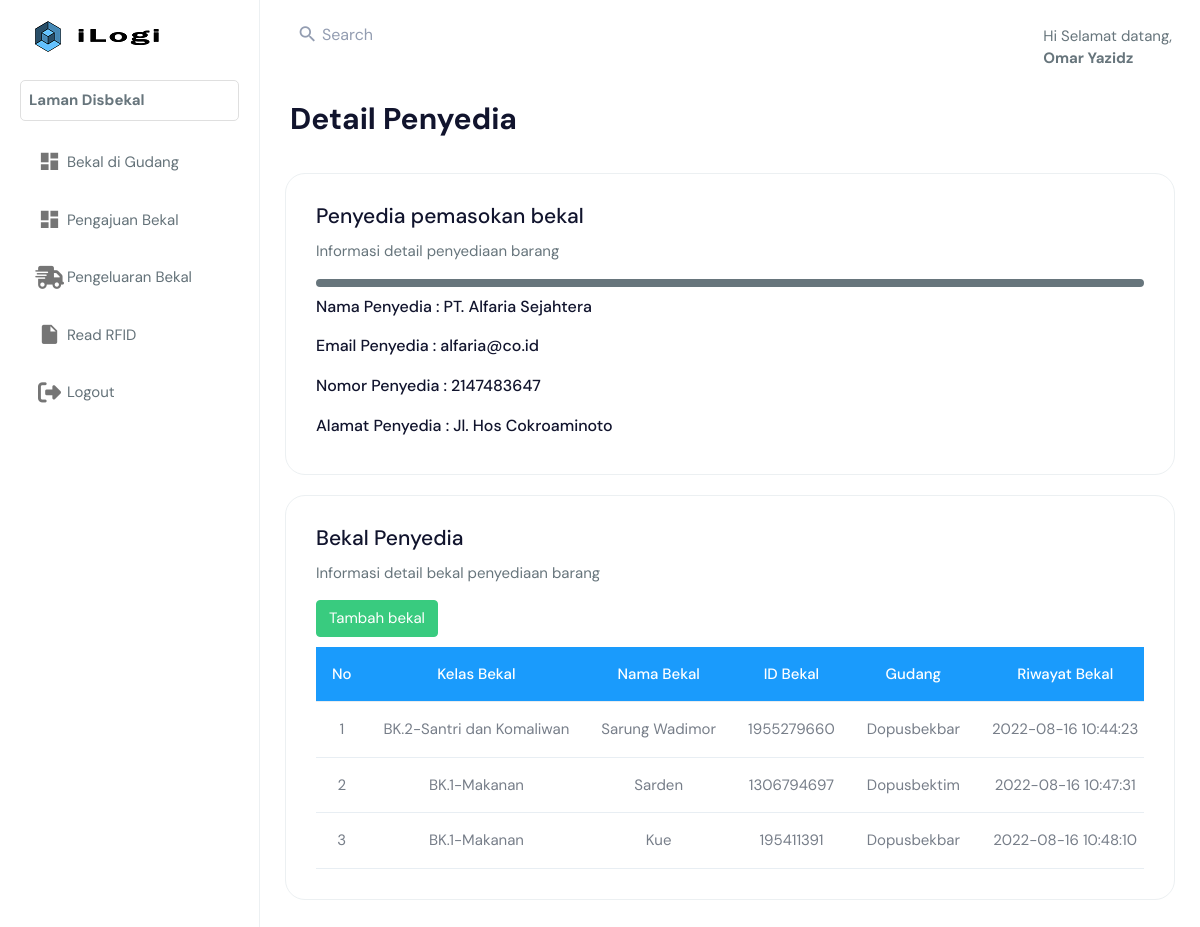
Page /index.php?page=disbekal/daftar_penyedia/detail_penyedia.php&id_penyedia=292375694 (signed in) on the committed database.
### tables this page shows
CREATE TABLE `penyedia_barang` (
  `id_penyedia` int(11) NOT NULL,
  `nama_penyedia` varchar(255) NOT NULL,
  `email_penyedia` varchar(255) NOT NULL,
  `no_penyedia` int(11) NOT NULL,
  `alamat_penyedia` varchar(255) NOT NULL,
  `tanggal_terdaftar` datetime NOT NULL
);

CREATE TABLE `bekal_penyedia` (
  `id_bekal_penyedia` int(11) NOT NULL,
  `id_penyedia` int(11) NOT NULL,
  `kelas_bekal` varchar(255) NOT NULL,
  `nama_bekal` varchar(255) NOT NULL,
  `id_bekal` int(11) NOT NULL,
  `harga` int(11) NOT NULL,
  `stok_bekal` int(11) NOT NULL,
  `tahun` int(11) NOT NULL,
  `nama_gudang` varchar(50) NOT NULL,
  `created_at` datetime NOT NULL,
  `updated_at` datetime NOT NULL
);

### disbekal/daftar_penyedia/detail_penyedia.php (the view, shortened to what this page needs)
<?php
include 'database.php';
$id_penyedia = isset($_GET['id_penyedia']) ? $_GET['id_penyedia'] : false;
if($id_penyedia){
    $query_penyedia = mysqli_query($koneksi,"SELECT * FROM penyedia_barang WHERE id_penyedia = '".$_GET['id_penyedia']."'");
    $row = mysqli_fetch_assoc($query_penyedia);
    $nama_penyedia = $row['nama_penyedia'];
    $email_penyedia = $row['email_penyedia'];
    $no_penyedia = $row['no_penyedia'];
    $alamat_penyedia = $row['alamat_penyedia'];
}
?>
<!DOCTYPE html>
<html dir="ltr" lang="en">
<body>
    <div class="page-wrapper">
        <div class="page-breadcrumb">
            <div class="row align-items-center">
                <div class="col-6">
                    <h1 class="mb-0 fw-bold">Detail Penyedia</h1>
                </div>
            </div>
        </div>
        <div class="container-fluid">
            <div class="row">
                <div class="col-12">
                    <div class="card">
                        <div class="card-body">
                            <div class="d-md-flex">
                                <div>
                                    <h4 class="card-title">Penyedia pemasokan bekal</h4>
                                    <p>Informasi detail penyediaan barang</p>
                                </div>
                            </div>
                            <div style="border:4px solid;border-radius:7px;"></div>
                            <div style="margin-top:10px;">
                                <h5 style="margin-bottom:20px;">Nama Penyedia  : <?php echo $nama_penyedia ?> </h5>
                                <h5 style="margin-bottom:20px;">Email Penyedia : <?php echo $email_penyedia ?></h5>
                                <h5 style="margin-bottom:20px;">Nomor Penyedia : <?php echo $no_penyedia ?></h5>
                                <h5>Alamat Penyedia : <?php echo $alamat_penyedia ?></h5>
                            </div>
                        </div>
                    </div>
                </div>
            </div>
            <div class="row">
                <div class="col-12">
                    <div class="card">
                        <div class="card-body">
                            <div class="d-md-flex">
                                <div>
                                    <h4 class="card-title">Bekal Penyedia</h4>
                                    <p>Informasi detail bekal penyediaan barang</p>
                                </div>
                            </div>
                            <div class="table-responsive">
                                <a href="<?php echo BASE_URL."index.php?page=disbekal/daftar_penyedia/barang_penyedia.php&id_penyedia=".$_GET['id_penyedia']."" ?>" class="btn btn-success" style="margin-bottom:10px;">Tambah bekal</a>
                                <table class="table mb-0 table-hover align-middle text-nowrap">
                                    <thead style="background-color:#1a9bfc;">
                                        <tr>
                                            <th class="border-top-0" style="color:white; text-align:center;">No</th>
                                            <th class="border-top-0" style="color:white; text-align:center;">Kelas Bekal</th>
                                            <th class="border-top-0" style="color:white; text-align:center;">Nama Bekal</th>
                                            <th class="border-top-0" style="color:white; text-align:center;">ID Bekal</th>
                                            <th class="border-top-0" style="color:white; text-align:center;">Gudang</th>
                                            <th class="border-top-0" style="color:white; text-align:center;">Riwayat Bekal</th>
                                        </tr>
                                    </thead>
                                    <tbody>
                                    <?php
                                            include 'database.php';
                                            $no = 1;
                                            $sql = mysqli_query($koneksi,"SELECT * FROM bekal_penyedia LEFT JOIN penyedia_barang USING(id_penyedia) WHERE id_penyedia = '".$_GET['id_penyedia']."'");
                                            if (mysqli_num_rows($sql) > 0 ) {
                                            while ($row = mysqli_fetch_array($sql)){
                                        ?>
                                            <tr>
                                            <td style="text-align:center"><?php echo $no++ ?></td>
                                            <td style="text-align:center"><?php echo $row['kelas_bekal']?></td>
                                            <td style="text-align:center"><?php echo $row['nama_bekal']?></td>
                                            <td style="text-align:center"><?php echo $row['id_bekal']?></td>
                                            <td style="text-align:center"><?php echo $row['nama_gudang']?></td>
                                            <td style="text-align:center"><?php echo $row['created_at']?></td>
                                            </tr>
                                        <?php }
                                        }else { ?>
                                            <tr>
                                                <td colspan="9">Tidak ada data</td>
                                            </tr>
                                        <?php } ?>
                                    </tbody>
                                </table>
                            </div>
                        </div>
                    </div>
                </div>
            </div>
        </div>
    </div>
</body>
</html>

### rows in the picture
penyedia_barang: nama_penyedia "PT. Alfaria Sejahtera", email_penyedia "alfaria@co.id", no_penyedia "2147483647", alamat_penyedia "Jl. Hos Cokroaminoto"
bekal_penyedia: kelas_bekal "BK.2-Santri dan Komaliwan", nama_bekal "Sarung Wadimor", id_bekal "1955279660", nama_gudang "Dopusbekbar", created_at "2022-08-16 10:44:23"
bekal_penyedia: kelas_bekal "BK.1-Makanan", nama_bekal "Sarden", id_bekal "1306794697", nama_gudang "Dopusbektim", created_at "2022-08-16 10:47:31"
bekal_penyedia: kelas_bekal "BK.1-Makanan", nama_bekal "Kue", id_bekal "195411391", nama_gudang "Dopusbekbar", created_at "2022-08-16 10:48:10"

### other values in the picture
$nama_admin "Omar Yazidz"
$role "Disbekal"
